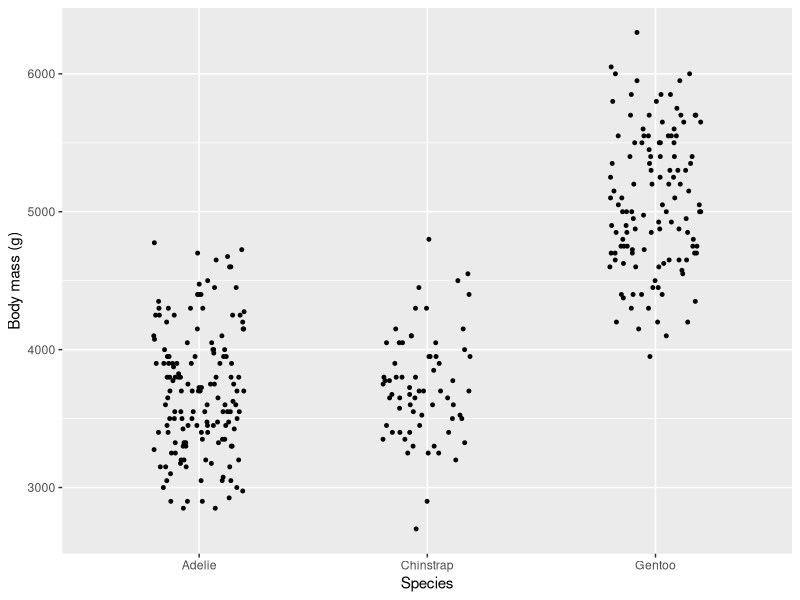

R code for this plot:
## ---- chunk 1
#| message: false
#| warning: false

library(ggplot2)
library(dplyr)
library(palmerpenguins)
head(penguins)
## ---- chunk 2
table(penguins$species)
## ---- chunk 3
min_body_penguin <- penguins |>
    arrange(body_mass_g) |>
    slice(1) |>
    pull(species, body_mass_g)
min_body_penguin
## ---- chunk 4
#| label: fig-penguin-mass
#| fig-cap: "body mass of penguins by species"

plot <- penguins |>
    ggplot(aes(x = species, y = body_mass_g)) +
    labs( x = "Species", y = "Body mass (g)" )+
    geom_jitter(width = 0.2, height = 0, size = 1)
plot
